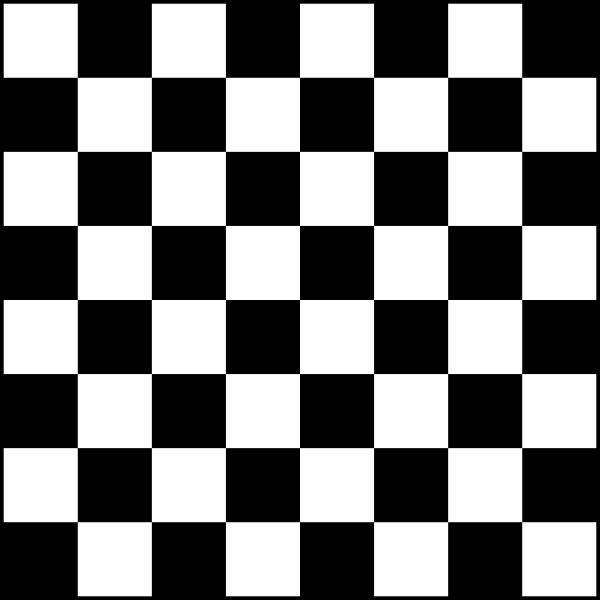
#> input picture assets/chessboard.png, 1200 x 1200 px, found by its file name (shown at 1/2 size)
$ python corner-detection.py
#> lines starting #> are read from the running program, lines starting #| are printed output that depends on the picture; after the words box and inside, x2 and y2 are one past the last pixel; in counts of white or black regions, pixels touching at a corner belong together
import numpy as np
import cv2 as cv


seed = 12
np.random.seed(seed)

img = cv.imread('assets\chessboard.png')
#> img is the input picture: shape (1200, 1200, 3); min 0, max 255, mean 124.4
img = cv.resize(img, (0, 0), fx=0.75, fy=0.75)
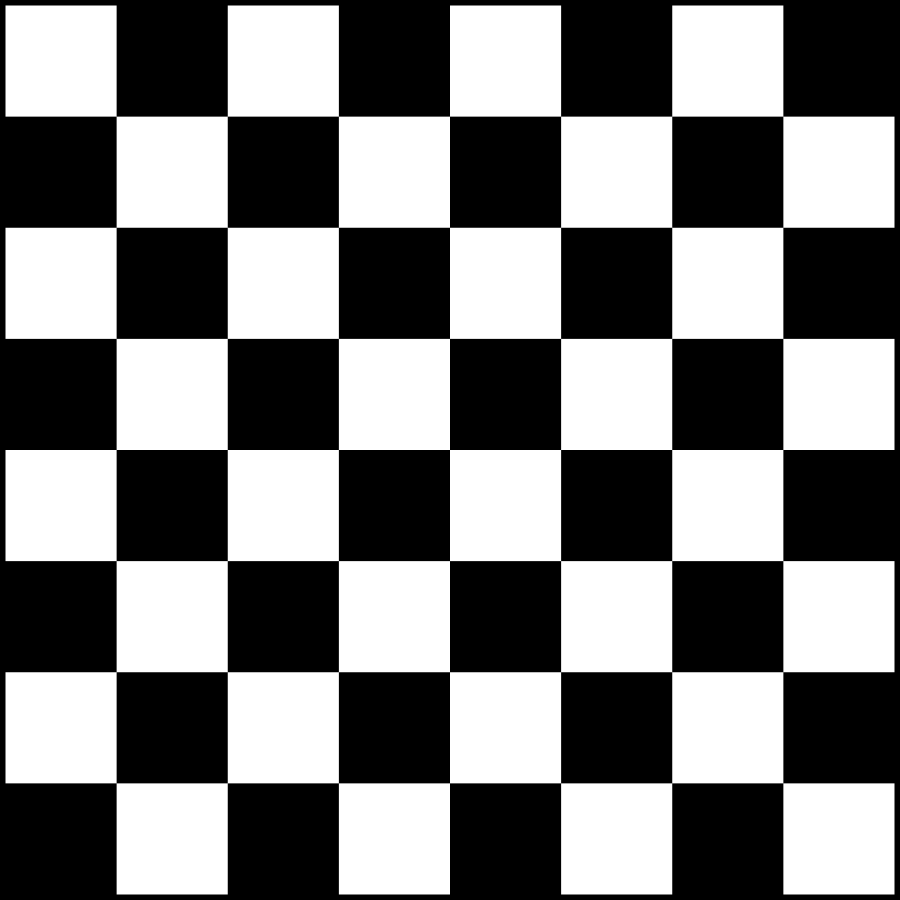
#> img: shape (900, 900, 3); min 0, max 255, mean 124.4
gray = cv.cvtColor(img, cv.COLOR_BGR2GRAY)

corners = cv.goodFeaturesToTrack(gray, 100, 0.01, 10)
#> corners = 79 rows, first 8: [450, 450], [449, 561], [338, 450], [561, 449], [450, 338], [339, 560], [560, 339], [560, 560]
# print(corners)
corners = np.int0(corners)  # Converts Floats to Ints
# print(corners)

# img = cv.cvtColor(img, cv.COLOR_GRAY2BGR)
for corner in corners:
    x, y = corner.ravel()
    cv.circle(img, (x, y), 5, (0, 255, 0), -1)
#> this loop made 79 passes
#> (x, y) on passes 1 to 12: (450, 450), (449, 561), (338, 450), (561, 449), (450, 338), (339, 560), (560, 339), (560, 560), (339, 339), (450, 672), (672, 450), (227, 450)
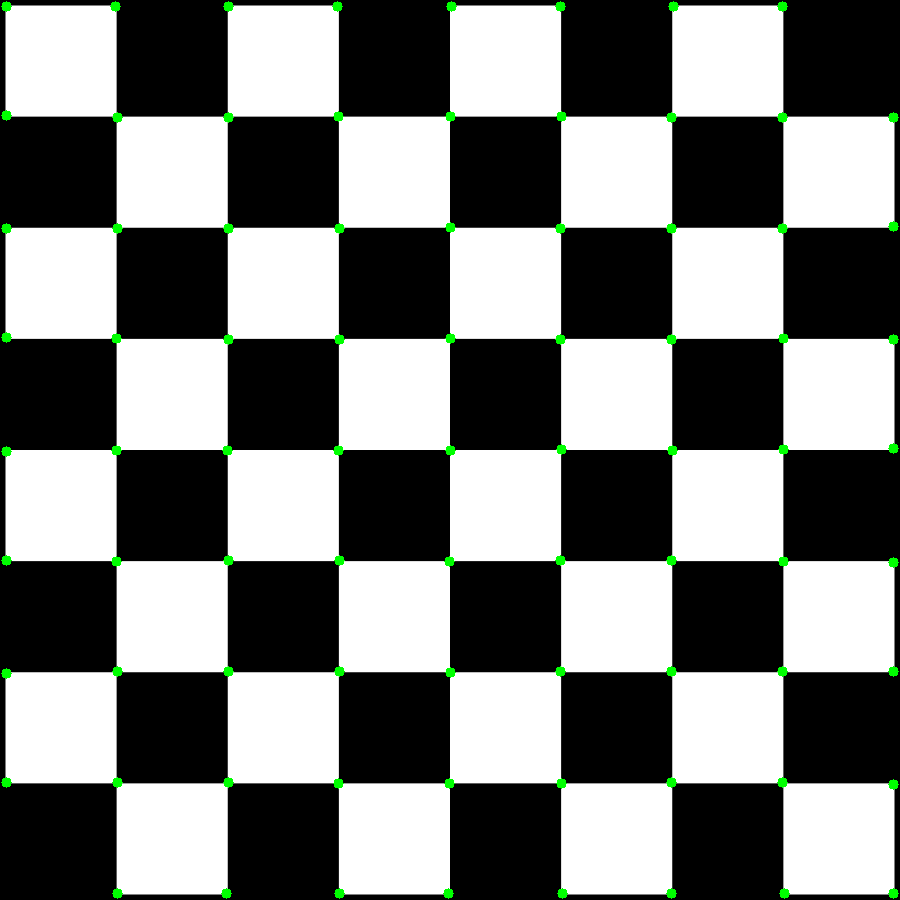
#> img: shape (900, 900, 3); 0.79% of pixels changed, all inside (x1, y1, x2, y2) = (1, 1, 899, 899)

for i in range(len(corners)):
    for j in range(i+1, len(corners)):
        c1 = tuple(corners[i].ravel())
        c2 = tuple(corners[j].ravel())
        color = tuple(map(lambda x: int(x), np.random.randint(0, 255, 3)))
        cv.line(img, c1, c2, color, 1)
#> this loop made 79 passes
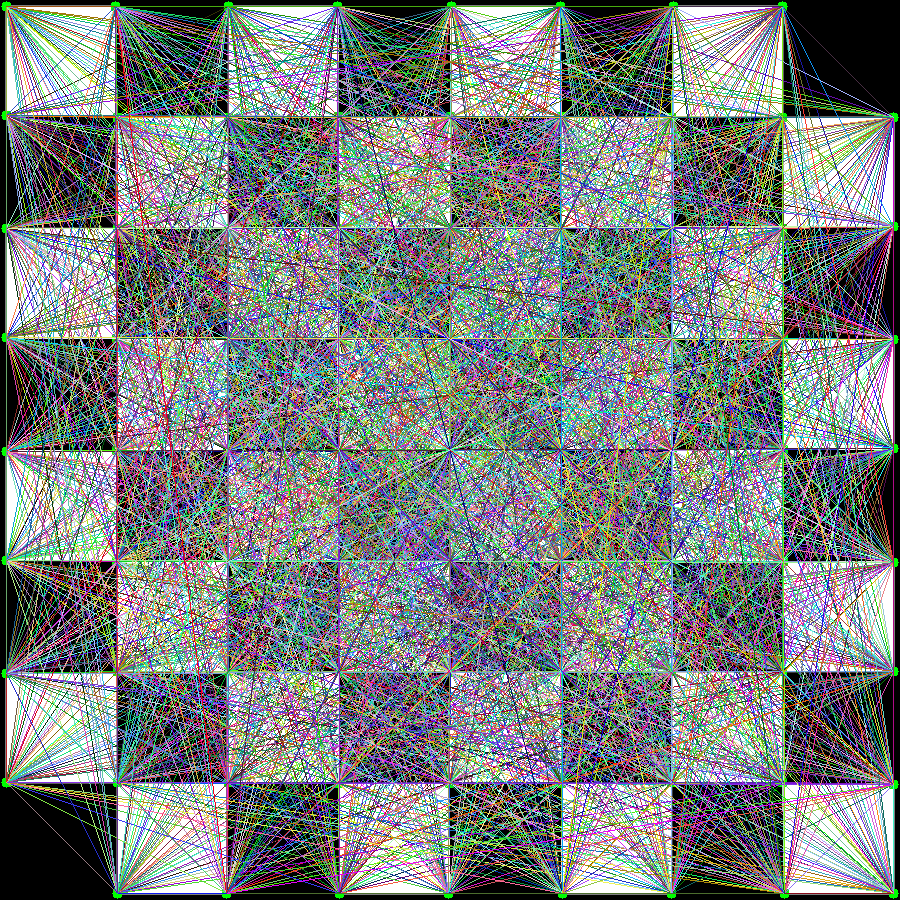
#> img: shape (900, 900, 3); mean B, G, R 126.2, 126.4, 122

cv.imshow('Corner Detection', img)
cv.waitKey(0)
cv.destroyAllWindows()
